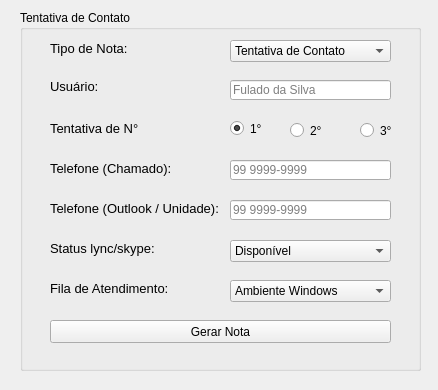
<?xml version="1.0" encoding="UTF-8"?>
<ui version="4.0">
 <class>FormTentativaDeContato</class>
 <widget class="QWidget" name="FormTentativaDeContato">
  <property name="geometry">
   <rect>
    <x>0</x>
    <y>0</y>
    <width>438</width>
    <height>390</height>
   </rect>
  </property>
  <property name="windowTitle">
   <string>Tentativa de Contato</string>
  </property>
  <property name="windowIcon">
   <iconset>
    <normaloff>../icone/ajudante_icone.ico</normaloff>../icone/ajudante_icone.ico</iconset>
  </property>
  <widget class="QRadioButton" name="radio_1">
   <property name="geometry">
    <rect>
     <x>230</x>
     <y>120</y>
     <width>41</width>
     <height>17</height>
    </rect>
   </property>
   <property name="text">
    <string>1°</string>
   </property>
   <property name="checked">
    <bool>true</bool>
   </property>
  </widget>
  <widget class="QLineEdit" name="input_usuario_contato">
   <property name="geometry">
    <rect>
     <x>230</x>
     <y>80</y>
     <width>161</width>
     <height>20</height>
    </rect>
   </property>
   <property name="placeholderText">
    <string>Fulado da Silva</string>
   </property>
  </widget>
  <widget class="QLabel" name="label_20">
   <property name="geometry">
    <rect>
     <x>50</x>
     <y>40</y>
     <width>151</width>
     <height>16</height>
    </rect>
   </property>
   <property name="font">
    <font>
     <pointsize>10</pointsize>
    </font>
   </property>
   <property name="text">
    <string>Tipo de Nota:</string>
   </property>
  </widget>
  <widget class="QLabel" name="label_19">
   <property name="geometry">
    <rect>
     <x>50</x>
     <y>200</y>
     <width>181</width>
     <height>16</height>
    </rect>
   </property>
   <property name="font">
    <font>
     <pointsize>10</pointsize>
    </font>
   </property>
   <property name="text">
    <string>Telefone (Outlook / Unidade):</string>
   </property>
  </widget>
  <widget class="QLabel" name="label_16">
   <property name="geometry">
    <rect>
     <x>50</x>
     <y>80</y>
     <width>47</width>
     <height>13</height>
    </rect>
   </property>
   <property name="font">
    <font>
     <pointsize>10</pointsize>
    </font>
   </property>
   <property name="text">
    <string>Usuário:</string>
   </property>
  </widget>
  <widget class="QLabel" name="label_17">
   <property name="geometry">
    <rect>
     <x>50</x>
     <y>120</y>
     <width>101</width>
     <height>16</height>
    </rect>
   </property>
   <property name="font">
    <font>
     <pointsize>10</pointsize>
    </font>
   </property>
   <property name="text">
    <string>Tentativa de N°</string>
   </property>
  </widget>
  <widget class="QRadioButton" name="radio_3">
   <property name="enabled">
    <bool>true</bool>
   </property>
   <property name="geometry">
    <rect>
     <x>360</x>
     <y>120</y>
     <width>41</width>
     <height>21</height>
    </rect>
   </property>
   <property name="acceptDrops">
    <bool>false</bool>
   </property>
   <property name="text">
    <string>3°</string>
   </property>
   <property name="checkable">
    <bool>true</bool>
   </property>
   <property name="checked">
    <bool>false</bool>
   </property>
  </widget>
  <widget class="QLabel" name="label_18">
   <property name="geometry">
    <rect>
     <x>50</x>
     <y>160</y>
     <width>161</width>
     <height>16</height>
    </rect>
   </property>
   <property name="font">
    <font>
     <pointsize>10</pointsize>
    </font>
   </property>
   <property name="text">
    <string>Telefone (Chamado):</string>
   </property>
  </widget>
  <widget class="QLabel" name="label_21">
   <property name="geometry">
    <rect>
     <x>50</x>
     <y>240</y>
     <width>151</width>
     <height>16</height>
    </rect>
   </property>
   <property name="font">
    <font>
     <pointsize>10</pointsize>
    </font>
   </property>
   <property name="text">
    <string>Status lync/skype:</string>
   </property>
  </widget>
  <widget class="QLineEdit" name="input_telefone_chamado">
   <property name="geometry">
    <rect>
     <x>230</x>
     <y>160</y>
     <width>161</width>
     <height>20</height>
    </rect>
   </property>
   <property name="placeholderText">
    <string>99 9999-9999</string>
   </property>
  </widget>
  <widget class="QPushButton" name="button_gerar_nota_contato">
   <property name="geometry">
    <rect>
     <x>50</x>
     <y>320</y>
     <width>341</width>
     <height>23</height>
    </rect>
   </property>
   <property name="text">
    <string>Gerar Nota</string>
   </property>
  </widget>
  <widget class="QComboBox" name="box_status_lync">
   <property name="geometry">
    <rect>
     <x>230</x>
     <y>240</y>
     <width>161</width>
     <height>22</height>
    </rect>
   </property>
   <property name="maximumSize">
    <size>
     <width>2000</width>
     <height>2000</height>
    </size>
   </property>
   <item>
    <property name="text">
     <string>Disponível</string>
    </property>
   </item>
   <item>
    <property name="text">
     <string>Offiline</string>
    </property>
   </item>
   <item>
    <property name="text">
     <string>Ocupado</string>
    </property>
   </item>
   <item>
    <property name="text">
     <string>Não Incomodar</string>
    </property>
   </item>
   <item>
    <property name="text">
     <string>Volto Logo</string>
    </property>
   </item>
   <item>
    <property name="text">
     <string>Ausente</string>
    </property>
   </item>
   <item>
    <property name="text">
     <string>Desconhecido</string>
    </property>
   </item>
  </widget>
  <widget class="QLineEdit" name="input_telefone_catalogo">
   <property name="geometry">
    <rect>
     <x>230</x>
     <y>200</y>
     <width>161</width>
     <height>20</height>
    </rect>
   </property>
   <property name="placeholderText">
    <string>99 9999-9999</string>
   </property>
  </widget>
  <widget class="QComboBox" name="box_fila_contato">
   <property name="geometry">
    <rect>
     <x>230</x>
     <y>280</y>
     <width>161</width>
     <height>22</height>
    </rect>
   </property>
   <property name="maximumSize">
    <size>
     <width>2000</width>
     <height>2000</height>
    </size>
   </property>
   <item>
    <property name="text">
     <string>Ambiente Windows</string>
    </property>
   </item>
   <item>
    <property name="text">
     <string>Automação Bancária e SIGAT</string>
    </property>
   </item>
   <item>
    <property name="text">
     <string>Cadastramento e Senha</string>
    </property>
   </item>
   <item>
    <property name="text">
     <string>Comunicação Eletronica</string>
    </property>
   </item>
   <item>
    <property name="text">
     <string>Conformidade</string>
    </property>
   </item>
   <item>
    <property name="text">
     <string>Impreossoras e Relatórios VDR</string>
    </property>
   </item>
   <item>
    <property name="text">
     <string>Instalação de Software</string>
    </property>
   </item>
   <item>
    <property name="text">
     <string>Sistemas</string>
    </property>
   </item>
   <item>
    <property name="text">
     <string>Suporte a Navegadores</string>
    </property>
   </item>
  </widget>
  <widget class="QComboBox" name="box_tipo_nota_contato">
   <property name="geometry">
    <rect>
     <x>230</x>
     <y>40</y>
     <width>161</width>
     <height>22</height>
    </rect>
   </property>
   <item>
    <property name="text">
     <string>Tentativa de Contato</string>
    </property>
   </item>
   <item>
    <property name="text">
     <string>3° Tentativa de Contato</string>
    </property>
   </item>
   <item>
    <property name="text">
     <string>Indisponibilidade</string>
    </property>
   </item>
   <item>
    <property name="text">
     <string>Agendamento</string>
    </property>
   </item>
  </widget>
  <widget class="QRadioButton" name="radio_2">
   <property name="enabled">
    <bool>true</bool>
   </property>
   <property name="geometry">
    <rect>
     <x>290</x>
     <y>120</y>
     <width>41</width>
     <height>21</height>
    </rect>
   </property>
   <property name="acceptDrops">
    <bool>false</bool>
   </property>
   <property name="text">
    <string>2°</string>
   </property>
   <property name="checkable">
    <bool>true</bool>
   </property>
   <property name="checked">
    <bool>false</bool>
   </property>
  </widget>
  <widget class="QLabel" name="label_15">
   <property name="geometry">
    <rect>
     <x>50</x>
     <y>280</y>
     <width>151</width>
     <height>16</height>
    </rect>
   </property>
   <property name="font">
    <font>
     <pointsize>10</pointsize>
    </font>
   </property>
   <property name="text">
    <string>Fila de Atendimento:</string>
   </property>
  </widget>
  <widget class="QGroupBox" name="groupBox">
   <property name="geometry">
    <rect>
     <x>20</x>
     <y>10</y>
     <width>401</width>
     <height>361</height>
    </rect>
   </property>
   <property name="title">
    <string>Tentativa de Contato</string>
   </property>
  </widget>
  <zorder>groupBox</zorder>
  <zorder>radio_1</zorder>
  <zorder>input_usuario_contato</zorder>
  <zorder>label_20</zorder>
  <zorder>label_19</zorder>
  <zorder>label_16</zorder>
  <zorder>label_17</zorder>
  <zorder>radio_3</zorder>
  <zorder>label_18</zorder>
  <zorder>label_21</zorder>
  <zorder>input_telefone_chamado</zorder>
  <zorder>button_gerar_nota_contato</zorder>
  <zorder>box_status_lync</zorder>
  <zorder>input_telefone_catalogo</zorder>
  <zorder>box_fila_contato</zorder>
  <zorder>box_tipo_nota_contato</zorder>
  <zorder>radio_2</zorder>
  <zorder>label_15</zorder>
 </widget>
 <tabstops>
  <tabstop>box_tipo_nota_contato</tabstop>
  <tabstop>input_usuario_contato</tabstop>
  <tabstop>radio_1</tabstop>
  <tabstop>radio_2</tabstop>
  <tabstop>radio_3</tabstop>
  <tabstop>input_telefone_chamado</tabstop>
  <tabstop>input_telefone_catalogo</tabstop>
  <tabstop>box_status_lync</tabstop>
  <tabstop>box_fila_contato</tabstop>
  <tabstop>button_gerar_nota_contato</tabstop>
 </tabstops>
 <resources/>
 <connections/>
</ui>
